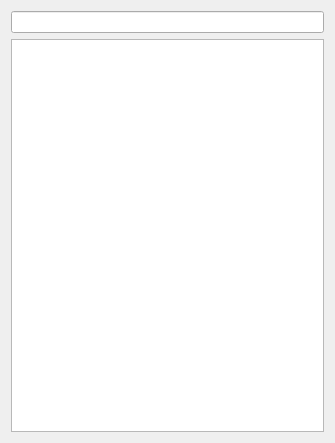
<?xml version="1.0" encoding="UTF-8"?>
<ui version="4.0">
 <class>MentionsWindow</class>
 <widget class="QWidget" name="MentionsWindow">
  <property name="geometry">
   <rect>
    <x>0</x>
    <y>0</y>
    <width>335</width>
    <height>443</height>
   </rect>
  </property>
  <property name="windowTitle">
   <string>Mention a user</string>
  </property>
  <layout class="QVBoxLayout" name="verticalLayout">
   <item>
    <widget class="QLineEdit" name="mentionsEdit"/>
   </item>
   <item>
    <widget class="QListView" name="mentionsView"/>
   </item>
  </layout>
 </widget>
 <resources/>
 <connections/>
</ui>
